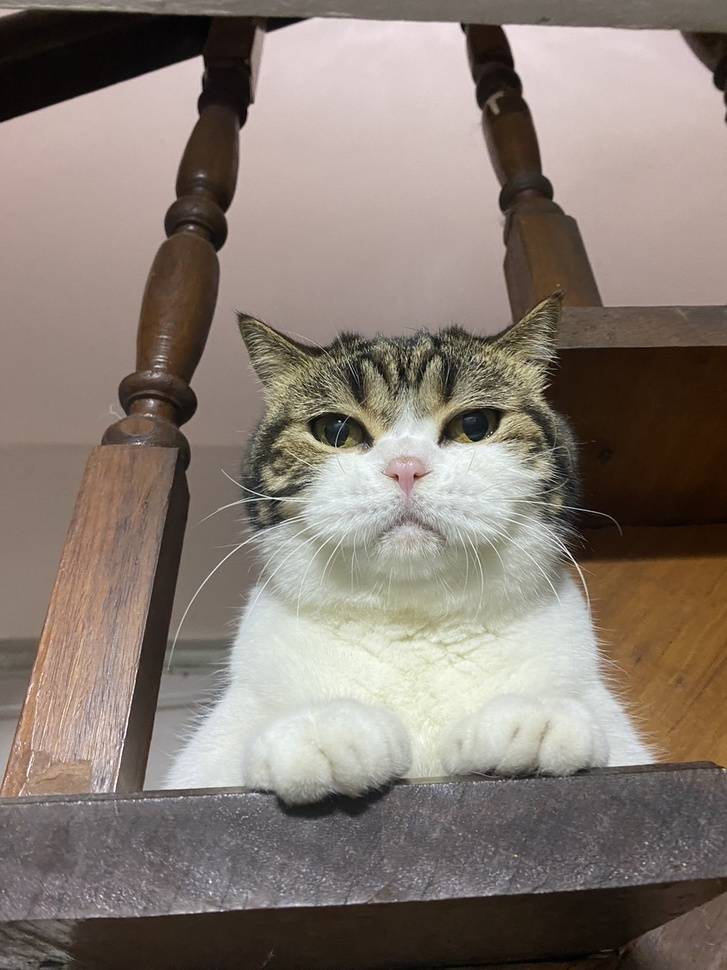
#> input picture Maku.jpg, 727 x 970 px, shrunk from 1109 x 1479 before the run
$ python image_compression_by_SVD.py
#> lines starting #> are read from the running program, lines starting #| are printed output that depends on the picture
import numpy as np
import matplotlib.pyplot as plt
from skimage import io, color


image = io.imread('Maku.jpg')
#> image is the input picture: shape (970, 727, 3); mean R, G, B 135.3, 123.8, 115.3
gray_image = color.rgb2gray(image)
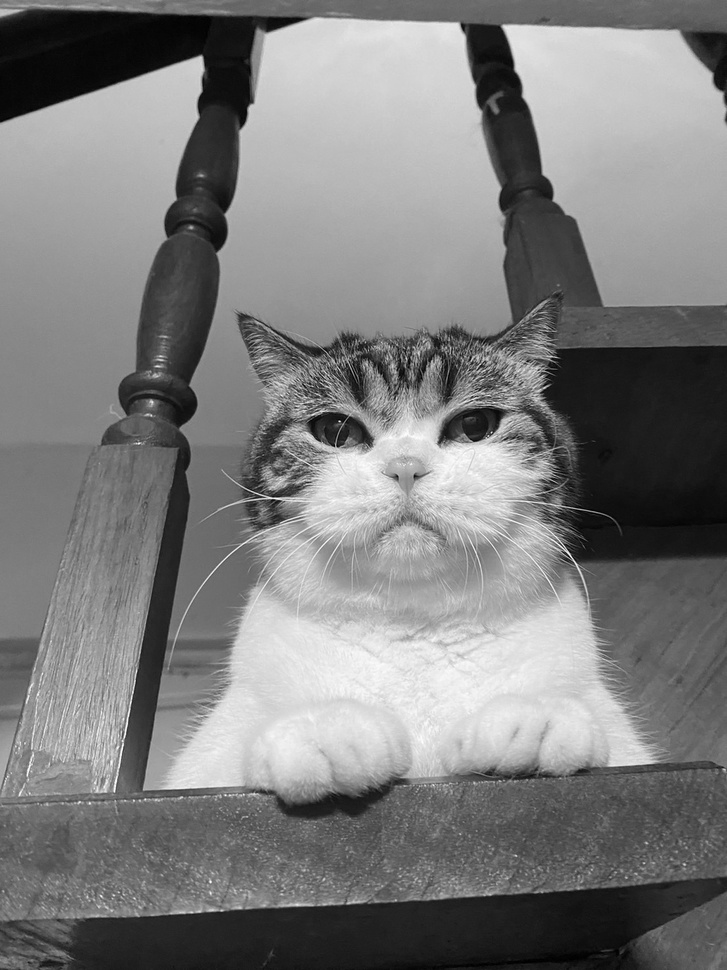
#> gray_image: shape (970, 727) float64; min 0, max 0.999, mean 0.493
A = np.array(gray_image)

# Perform SVD
U, S, VT = np.linalg.svd(A, full_matrices=False)
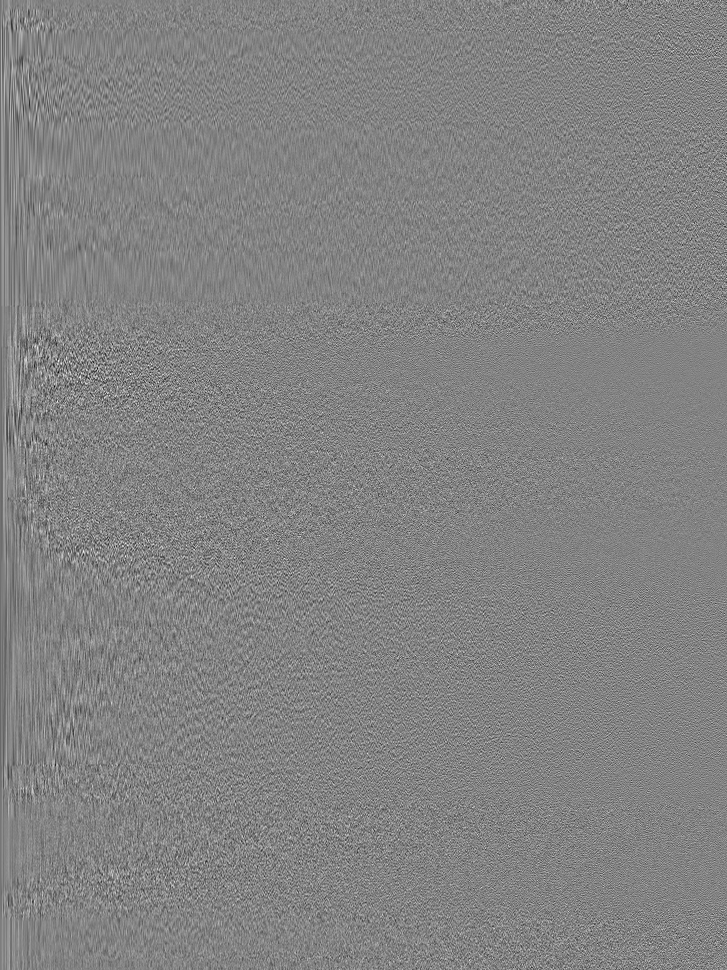
#> U: shape (970, 727) float64; min -0.23, max 0.218, mean -1.81e-05; drawn with min black and max white
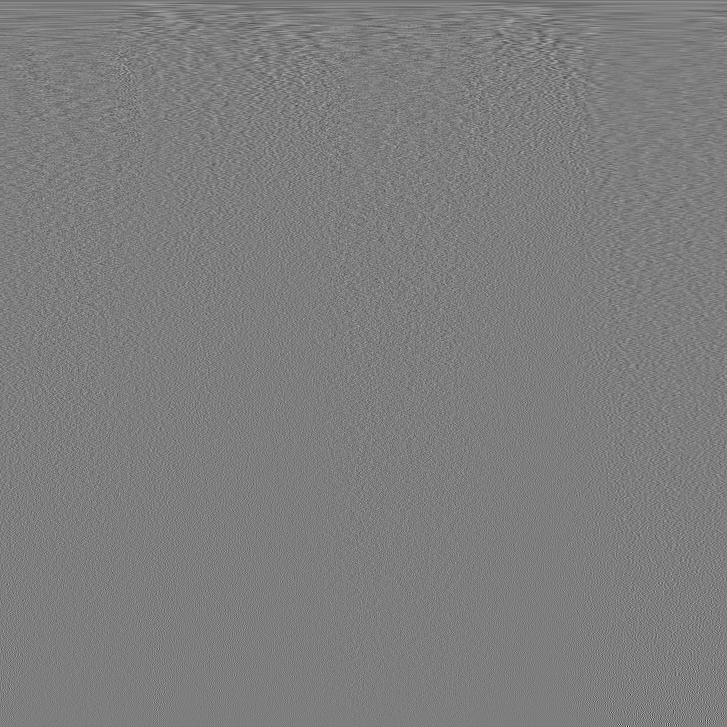
#> VT: shape (727, 727) float64; min -0.424, max 0.433, mean -3.96e-05; drawn with min black and max white
#> S = 727 values, max 438.2 at index 0, min 0.0191 at index 726, mean 2.3

# Compress the image
k = 60
U_k = U[:, :k]
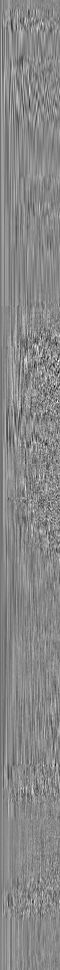
#> U_k: shape (970, 60) float64; min -0.23, max 0.2, mean -0.00022; drawn with min black and max white
S_k = np.diag(S[:k])
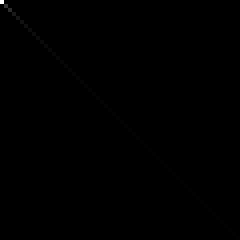
#> S_k: shape (60, 60) float64 (shown 4 times larger); min 0, max 438.2, mean 0.3; drawn with min black and max white
VT_k = VT[:k, :]
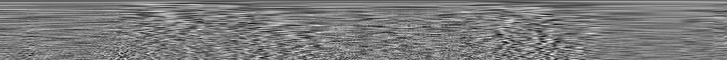
#> VT_k: shape (60, 727) float64; min -0.167, max 0.177, mean -0.000476; drawn with min black and max white

# Compressed Image
compressed_image = np.dot(U_k, np.dot(S_k, VT_k))

# Calculate Reconstruction Error
reconstruction_error = np.linalg.norm(A - compressed_image) / np.linalg.norm(A)
#> reconstruction_error = 0.0637
print(f"Reconstruction Error: {reconstruction_error:.4%}")
#| Reconstruction Error: 6.3661%


plt.figure(figsize=(18, 6))

# Original Image
plt.subplot(1, 2, 1)
plt.title("Original Image")
plt.imshow(A, cmap='gray')
plt.axis('off')

# Compressed Image
plt.subplot(1, 2, 2)
plt.title(f"Compressed Image (k={k})")
plt.imshow(compressed_image, cmap='gray')
plt.axis('off')

plt.tight_layout()
plt.show()
